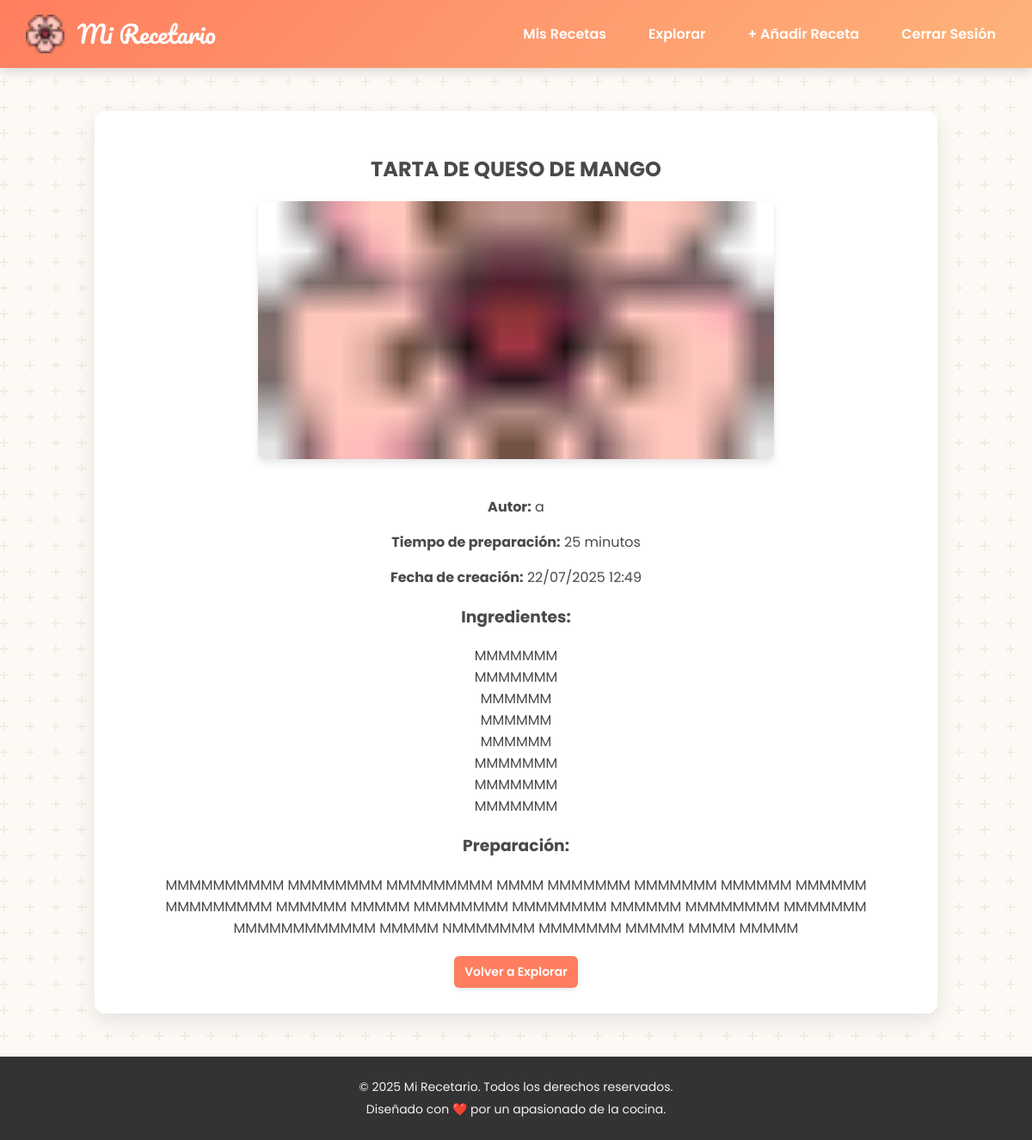
The page /view_recipe.php?id=8&explore=1 (signed in) on the database its author committed.
### tables this page shows
CREATE TABLE IF NOT EXISTS `recetas` (
  `id_receta` int NOT NULL AUTO_INCREMENT,
  `id_usuario` int NOT NULL,
  `nombre_receta` varchar(100) NOT NULL,
  `ingredientes` text NOT NULL,
  `preparacion` text NOT NULL,
  `tiempo_preparacion_minutos` int DEFAULT NULL,
  `fecha_creacion` datetime DEFAULT CURRENT_TIMESTAMP,
  `imagen_url` varchar(100) NOT NULL,
  PRIMARY KEY (`id_receta`),
  KEY `id_usuario` (`id_usuario`)
);

CREATE TABLE IF NOT EXISTS `usuarios` (
  `id_usuario` int NOT NULL AUTO_INCREMENT,
  `nombre_usuario` varchar(50) NOT NULL,
  `email` varchar(100) NOT NULL,
  `contrasena` varchar(255) NOT NULL,
  `fecha_registro` datetime DEFAULT CURRENT_TIMESTAMP,
  PRIMARY KEY (`id_usuario`),
  UNIQUE KEY `nombre_usuario` (`nombre_usuario`),
  UNIQUE KEY `email` (`email`)
);

### public/view_recipe.php (the view, shortened to what this page needs)
<?php
require_once '../includes/header.php';
require_once '../includes/db_connect.php';
$user_id = $_SESSION['user_id'];
$recipe = null;
$is_explore_mode = isset($_GET['explore']) && $_GET['explore'] == 1;
if (isset($_GET['id']) && is_numeric($_GET['id'])) {
    $id_receta = $_GET['id'];
    try {
        if ($is_explore_mode) {
            $stmt = $pdo->prepare("SELECT r.*, u.nombre_usuario AS autor FROM recetas r JOIN usuarios u ON r.id_usuario = u.id_usuario WHERE r.id_receta = ?");
            $stmt->execute([$id_receta]);
            $recipe = $stmt->fetch();
        } else {
            $stmt = $pdo->prepare("SELECT * FROM recetas WHERE id_receta = ? AND id_usuario = ?");
            $stmt->execute([$id_receta, $user_id]);
            $recipe = $stmt->fetch();
        }
    } catch (\PDOException $e) {
        error_log("Error al cargar detalle de receta: " . $e->getMessage());
        $_SESSION['message'] = '<p class="message error">Error al cargar la receta. Inténtalo de nuevo más tarde.</p>';
        header('Location: dashboard.php');
        exit();
    }
} else {
    $_SESSION['message'] = '<p class="message error">ID de receta no válido.</p>';
    header('Location: dashboard.php');
    exit();
}
?>
<div class="recipe-detail-container">
    <?php if ($recipe): ?>
        <h2><?php echo htmlspecialchars($recipe['nombre_receta']); ?></h2>
        <img src="<?= htmlspecialchars($recipe['imagen_url'] ?? 'img/flor-de-cerezo.png') ?>"
                 alt="Imagen de <?= htmlspecialchars($recipe['nombre_receta']) ?>"
                 class="recipe-image-full"
                 onerror="this.onerror=null;this.src='img/flor-de-cerezo.png';">
        <?php if (isset($recipe['autor'])): ?>
            <p><strong>Autor:</strong> <?php echo htmlspecialchars($recipe['autor']); ?></p>
        <?php endif; ?>
        <p><strong>Tiempo de preparación:</strong> <?php echo htmlspecialchars($recipe['tiempo_preparacion_minutos']); ?> minutos</p>
        <p><strong>Fecha de creación:</strong> <?php echo date('d/m/Y H:i', strtotime($recipe['fecha_creacion'])); ?></p>
        <h3>Ingredientes:</h3>
        <p><?php echo nl2br(htmlspecialchars($recipe['ingredientes'])); ?></p>
        <h3>Preparación:</h3>
        <p><?php echo nl2br(htmlspecialchars($recipe['preparacion'])); ?></p>
        <div class="detail-actions">
            <?php
            if ($is_explore_mode) {
                echo '<a href="explore_recipes.php" class="btn btn-primary">Volver a Explorar</a>';
            } else {
                echo '<a href="dashboard.php" class="btn btn-primary">Volver a mis Recetas</a>';
            }
            ?>
        </div>
    <?php endif; ?>
</div>
<?php
require_once '../includes/footer.php';
?>

### public/css/style.css (style rules this page uses)
html { box-sizing: border-box; }
*, *:before, *:after { box-sizing: inherit; }
body { font-family: 'Poppins', sans-serif; background-color: #fdfaf6; color: #4a4a4a; margin: 0; display: flex; flex-direction: column; min-height: 100vh; overflow-x: hidden; }
.container, .dashboard-container, .form-container, .recipe-detail-container, .explore-container { background-color: #ffffff; padding: 30px 40px; border-radius: 12px; box-shadow: 0 8px 25px rgba(0, 0, 0, 0.1); width: 100%; max-width: 980px; margin: 30px auto; text-align: center; }
.btn, button { background: #ff7e5f; color: white; padding: 8px 12px; border: none; border-radius: 6px; cursor: pointer; font-size: 14px; font-weight: 600; text-decoration: none; display: inline-block; transition: background-color 0.3s, transform 0.2s, box-shadow 0.3s; box-shadow: 0 2px 5px rgba(0, 0, 0, 0.1); }
.recipe-image-full { width: 100%; max-width: 600px; height: 300px; object-fit: cover; border-radius: 8px; margin-bottom: 20px; box-shadow: 0 4px 10px rgba(0, 0, 0, 0.1); }
.detail-actions { display: flex; flex-wrap: wrap; gap: 10px; margin-top: 20px; justify-content: center; }

### rows shown on the page
recetas: nombre_receta "TARTA DE QUESO DE MANGO", id_usuario.nombre_usuario "a", tiempo_preparacion_minutos "25", fecha_creacion "22/07/2025 12:49", ingredientes "MMMMMMM MMMMMMM MMMMMM MMMMMM MMMMMM MMMMMMM MMMMMMM MMMMMMM", preparacion "MMMMMMMMMM MMMMMMMM MMMMMMMMM MMMM MMMMMMM MMMMMMM MMMMMM MMMMMM MMMMMMMMM MMMMMM MMMMM MMMMMMMM MMMMMMMM MMMMMM MMMMMMMM MMMMMMM MMMMMMMMMMMM MMMMM NMMMMMMM MMMMMMM MMMMM MMMM MMMMM"
